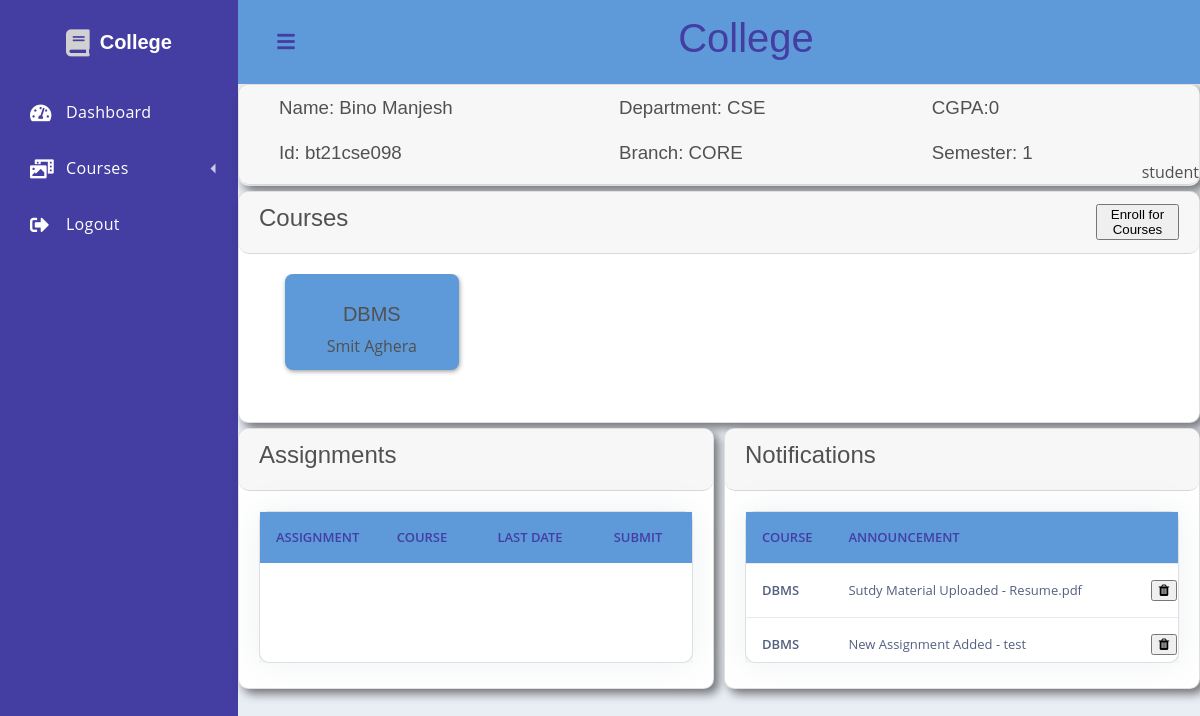
Page /public/dashboard.php (signed in) on the committed database.
### tables this page shows
CREATE TABLE `user` (
  `User_id` int(11) NOT NULL,
  `Username` varchar(50) NOT NULL,
  `Password` varchar(20) NOT NULL,
  `First_name` varchar(20) NOT NULL,
  `Last_name` varchar(20) NOT NULL,
  `Off_id` varchar(20) NOT NULL,
  `Dept_name` varchar(20) NOT NULL,
  `Branch_name` varchar(20) DEFAULT NULL,
  `type` varchar(20) NOT NULL,
  `Semester` int(11) DEFAULT NULL
);

CREATE TABLE `stucourse` (
  `Stu_id` int(11) NOT NULL,
  `Course_id` int(11) NOT NULL,
  `Marks_s1` int(11) DEFAULT 0,
  `Marks_s2` int(11) DEFAULT 0,
  `Marks_endsem` int(11) DEFAULT 0,
  `Grade` varchar(2) DEFAULT NULL
);

CREATE TABLE `course` (
  `Course_id` int(11) NOT NULL,
  `Course_name` varchar(40) NOT NULL,
  `Dept_name` varchar(40) NOT NULL,
  `Fac_id` int(11) NOT NULL,
  `Credits` int(11) NOT NULL,
  `Open` tinyint(1) NOT NULL DEFAULT 1
);

CREATE TABLE `notification` (
  `Announcement` varchar(255) NOT NULL,
  `Course_id` int(11) NOT NULL,
  `Not_id` int(11) NOT NULL
);

### src/libs/helpers.php (called while the page is built, shortened)
<?php
function view(string $filename, array $data = []): void {
    require_once __DIR__ . '/../inc/' . $filename . '.php';
}

### src/libs/dashboard.php (called while the page is built, shortened)
<?php
function calculateCGPA() {
    $stu_id = $_SESSION['user_data']['User_id'];
    $sql='
            SELECT stucourse.Grade, course.Credits
            FROM stucourse inner join course on stucourse.Course_id=course.Course_id
            WHERE stucourse.Stu_id= :stu_id;
            ';
    $subject1=make_query($sql,[":stu_id" => $stu_id], true);
    $gradePoints = [
        'AA' => 10.0,
        'AB' => 9.0,
        'BB' => 8.0,
        'BC' => 7.0,
        'CC' => 6.0,
        'CD' => 5.0,
        'DD' => 4.0,
        'FF' => 0.0,
    ];
    $totalCreditPoints = 0;
    $totalGradePoints = 0;
    foreach($subject1 as $subject) {
        $grades = $subject['Grade'];
        $subjectCredits = $subject['Credits'];
        $totalGradePoints += isset($gradePoints[$grades]) ? $gradePoints[$grades]*$subjectCredits : 0;
        $totalCreditPoints += isset($gradePoints[$grades]) ? $subjectCredits : 0;
    }
    $cgpa=NULL;
    if($totalCreditPoints!==0)
    $cgpa = $totalGradePoints/$totalCreditPoints;
    return $cgpa;
}
function getuser($user_id)
{
    $sql='
    SELECT *
    FROM user
    Where User_id= :user_id;
    ';
    return make_query($sql,[':user_id'=>$user_id],true,true);
}
function getcoursesstudent($user_id)
{
    $sql = '
    Select stucourse.Course_id as course_id, course.Course_name as course_name, CONCAT(user.First_name,\' \',user.Last_name) as faculty_name
    From stucourse inner join course on stucourse.Course_id=course.Course_id inner join user on course.Fac_id=user.User_id
    where stucourse.Stu_id= :user_id;
    ';
    return make_query($sql,[':user_id'=>$user_id],true);
}
$user_id = $_SESSION['user_data']['User_id'];
$user = getuser($user_id);
$notifications = read_notification($user_id);
if($user['type']==='faculty'){
    $user_courses = getcoursesfaculty($user_id);
}
else if($user['type']==='student'){
    $user_courses = getcoursesstudent($user_id);
}
function read_notification($stu_id)
{
    $sql='
        Select course.course_name, notification.Announcement as content,notification.not_id as not_id
        From stunotification, notification, course
        where stunotification.not_id = notification.not_id
        and stunotification.stu_id=:stu_id
        and notification.course_id=course.course_id;
    ';
    return make_query($sql,[":stu_id"=>$stu_id],true);
}

### src/libs/database.php (called while the page is built, shortened)
<?php
function database(): PDO {
    static $pdo;
    if (!$pdo) {
        $pdo = new PDO(
            sprintf("mysql:host=%s;dbname=%s;charset=UTF8", DB_HOST, DB_NAME),
            DB_USER,
            DB_PASSWORD,
            [PDO::ATTR_ERRMODE => PDO::ERRMODE_EXCEPTION]
        );
    }
    return $pdo;
}
function make_query(string $sql, array $data, bool $need_fetch=false, bool $one_row=false) : array | false {
    $statement = database()->prepare($sql);
    foreach ($data as $key => $value) {
        $statement->bindValue($key, $value);
    }
    $statement->execute();
    if ($need_fetch) {
        $temp = $statement->fetchAll(PDO::FETCH_ASSOC);
        if ($one_row && $temp) {
            return $temp[0];
        } else {
            return $temp;
        }
    } else {
        return false;
    }
}

### public/dashboard.php (the view, shortened to what this page needs)
<?php
require_once __DIR__ . '/../src/libs/dashboard.php';
?>
<?php
view('header', ['title' => 'Dashboard', 'stylesheets'=>[
    'https://cdnjs.cloudflare.com/ajax/libs/font-awesome/5.15.0/css/all.min.css',
    'https://cdnjs.cloudflare.com/ajax/libs/font-awesome/4.7.0/css/font-awesome.min.css',
    'dashboardpage'
]]);
?>
<div class='dashboard'>
    <?= view('navbar'); ?>
    <div class='dashboard-app'>
        <header class='dashboard-toolbar'><a href="#!" class="menu-toggle"><i class="fas fa-bars"></i></a>
            <h1 style="position: absolute;text-align: center;width: 100%;z-index: -1;color: #443ea2;">College</h1>
        </header>
        <div class='card'>
            <div class='card-header' style="grid-template-columns: none;">
            <?php
            $CGPA=calculateCGPA();
            echo<<< END
                <div style="display: flex;align-items: center;">
                    <h3 class='data1'>Name: {$user['First_name']} {$user['Last_name']}<br><br>Id: {$user['Off_id']}</h3>
                </div>
                <div style="display: flex;align-items: center;">
                    <h3 class='data1'>Department: {$user['Dept_name']}<br><br>Branch: {$user['Branch_name']}</h3>
                </div>
                <div style="display: flex;align-items: center;">
                    <h3 class='data1'>CGPA:{$CGPA}<br><br>Semester: {$user['Semester']}</h3>
                </div>
                <p style="position: absolute;bottom:0;right:0;margin:0;">{$user['type']}</p>
                END;
            ?>
            </div>
        </div>
        <div class='card'>
            <div class="card-header">
                <h2>Courses</h2>
                <form method="post" action="dashboard.php">
                <?php if($_SESSION['user_data']['type']==='student'): ?><button style="width: 10%;left:90%;position:relative;cursor:pointer;" id="enrollbut" onclick="myFunction()">Enroll for Courses</button><?php endif ?>
                </form>
            </div>
            <div class="card-body">
                <div class="cardcourses-wrapper">
                    <?php
                        foreach($user_courses as $course) {
                            echo <<<EOS
                            <div class="cardcourses">
                                <h3><a href="course.php?course_id={$course['course_id']}">{$course['course_name']}</a></h3>
                                <p>{$course['faculty_name']}</p>
                            </div>
                        EOS;
                        }
                    ?>
                </div>
            </div>
        </div>
        <?php if($_SESSION['user_data']['type']==='student'): ?>
        <div class="container2">
            <div class="card">
                <div class="card-header">
                    <h2>Assignments</h2>
                </div>
                <div class="card-body">
                    <div class="pendingassignment">
                        <div class="card shadow">
                            <table class="table align-items-center table-flush" style="border-collapse: collapse;text-align:center">
                                <tbody style="display: block;height: 150px;overflow: auto;">
                                    <tr style="color: #443ea2;background-color: #5e9ad9;text-transform:uppercase;">
                                        <th style="text-align: center;">Assignment</th>
                                        <th style="text-align: center;">Course</th>
                                        <th style="text-align: center;">Last Date</th>
                                        <th style="text-align: center;">Submit</th>
                                    </tr>
                                </tbody>
                            </table>
                        </div>
                    </div>
                </div>
            </div>
            <div class="card">
                <div class="card-header">
                    <h2>Notifications</h2>
                </div>
                <div class="card-body">
                    <div class="pendingassignment">
                        <div class="card shadow">
                            <table class="table align-items-center table-flush" style="border-collapse: collapse;">
                                <tbody style="display: block;height: 150px;overflow: auto;">
                                    <tr style="color: #443ea2;background-color: #5e9ad9;text-transform:uppercase;">
                                        <th>Course</th>
                                        <th style="width:80%;text-align:left;">Announcement</th>
                                    </tr>
                                    <?php
                                        foreach ($notifications as $notification) {
                                            echo <<<EOS
                                            <tr>
                                            <form method="post" action="dashboard.php">
                                                <input hidden="true" name="action" value="deletenotification">
                                                <input hidden="true" name="notificationdel" value="{$notification['not_id']}">
                                                <th>{$notification['course_name']}</th>
                                                <td style="width:70%;text-align:left;">{$notification['content']}</td>
                                                <td style="width:10%"><button type="submit"><i class="fa fa-trash"></i></button></td>
                                            </form>
                                            </tr>
                                        EOS;
                                        }
                                    ?>
                                </tbody>
                            </table>
                        </div>
                    </div>
                </div>
            </div>
        </div>
        <?php endif ?>
    </div>
</div>
<?php view('footer') ?>

### src/inc/header.php (shortened to what this page needs)
<!DOCTYPE html>
<html lang="en">
<head>
    <?php
        foreach ($stylesheets as $sheet)
        {
            if (str_starts_with($sheet, 'https')) {
                echo "<link rel=\"stylesheet\" href=\"$sheet\">";
            } else {
                echo "<link rel=\"stylesheet\" href=\"styles/$sheet.css\">";
            }
        }
    ?>
</head>
<body>
<main>

### src/inc/navbar.php (shortened to what this page needs)
<div class="dashboard-nav">
    <header><a href="#!" class="menu-toggle"><i class="fas fa-bars"></i></a><a href="#" class="brand-logo"><i class="fas fa-book"></i> <span>College</span></a></header>
    <nav class="dashboard-nav-list"><a href="http://localhost/College-management/college-management/dashboard.php" class="dashboard-nav-item"><i class="fas fa-tachometer-alt"></i> Dashboard
        </a>
        <div class='dashboard-nav-dropdown'><a href="#!" class="dashboard-nav-item dashboard-nav-dropdown-toggle"><i class="fas fa-photo-video"></i> Courses </a>
        </div>
        <a href="http://localhost/College-management/college-management/login.php" class="dashboard-nav-item"><i class="fas fa-sign-out-alt"></i> Logout </a>
    </nav>
</div>

### src/inc/footer.php
</main>
</body>
</html>

### rows in the picture
user: First_name "Bino", Last_name "Manjesh", Off "bt21cse098", Dept_name "CSE", Branch_name "CORE", Semester "1", type "student"
stucourse: Course.Course_name "DBMS", faculty_name "Smit Aghera"
notification: Course.Course_name "DBMS", Announcement "Sutdy Material Uploaded - Resume.pdf"
notification: Course.Course_name "DBMS", Announcement "New Assignment Added - test"

### other values in the picture
$CGPA "0"
